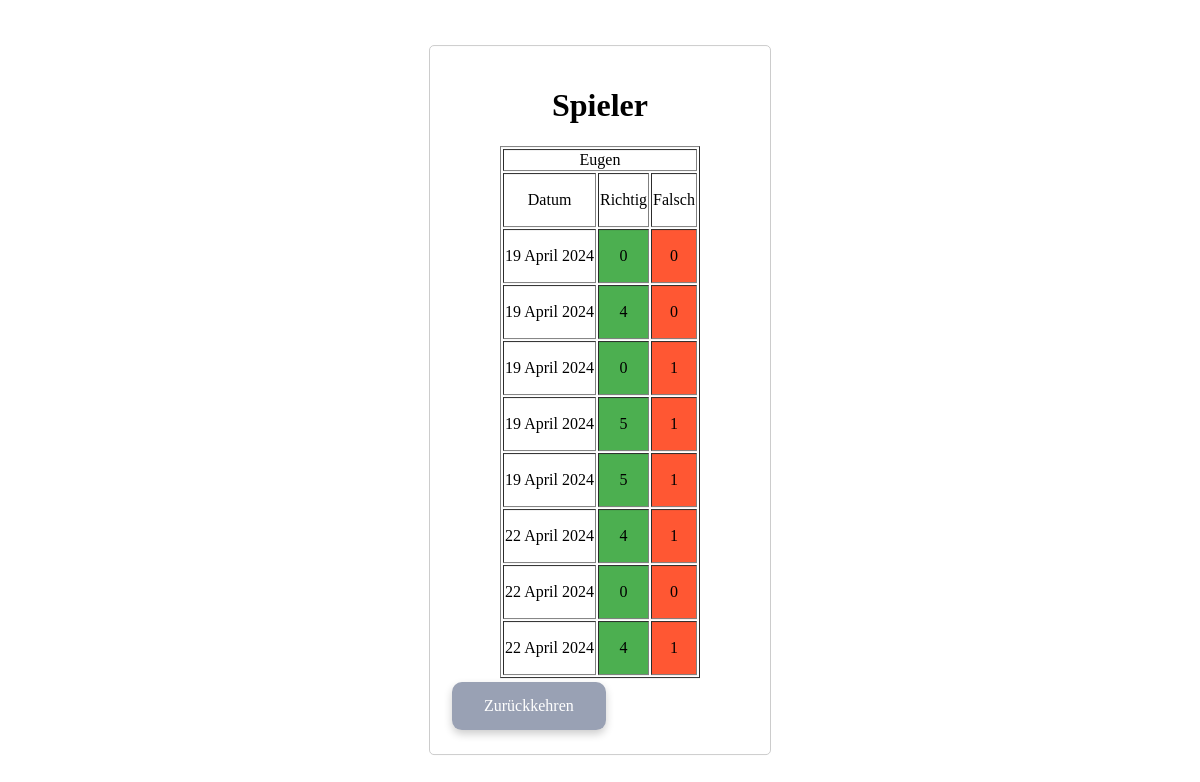
Screenshot of /spieler_anzeigen (signed in) with the database file from the repository.
### app.py (models this page shows)
class Users(db.Model):
    id = db.Column(db.Integer, primary_key=True)
    name = db.Column(db.String(50), unique=True)
    psw = db.Column(db.String(500), nullable=False)

class Games(db.Model):
    id = db.Column(db.Integer, primary_key=True)
    richtig = db.Column(db.Integer, default=0)
    falsch = db.Column(db.Integer, default=0)
    date = db.Column(db.DateTime, default=datetime.utcnow)
    sitting_id = db.Column(db.Integer, db.ForeignKey('sittings.id'))
    user_id = db.Column(db.Integer, db.ForeignKey('users.id'))

### app.py (the view)
@app.route("/spieler_anzeigen", methods=["POST", "GET"])
def spieler_anzeigen():
    u = Users.query.get(session['User'])
    games = Games.query.filter_by(user_id=u.id).all()
    return render_template('spieler_anzeigen.html', spieler=u, games=games, title="Spieler")

### templates/spieler_anzeigen.html (shortened to what this page needs)
{% extends 'base.html' %}
{% block content %}
    <table border="1" align="center">
        <tr align="center">
            <td colspan="3">{{ spieler.name }}</td>
        </tr>
        <tr align="center">
            <td>
                <p>Datum</p>
            </td>
            <td>
                <p>Richtig</p>
            </td>
            <td>
                <p>Falsch</p>
            </td>
        </tr>
        {% for g in games %}
        <tr align="center">
            <td>
                <p>{{ g.date.strftime("%d %B %Y") }}</p>
            </td>
                <td style="background-color: #4CAF50;">
                    <p>{{ g.richtig }}</p>
                </td>
                <td style="background-color: #FF5733;">
                    <p>{{ g.falsch }}</p>
            </td>
        </tr>
        {% endfor %}
    </table>
    <a class="button" href="{{ url_for('index') }}">Zurückkehren</a>
{% endblock %}

### templates/base.html (shortened to what this page needs)
<!DOCTYPE html>
<html>
    <head>
        <link type="text/css" href="{{ url_for('.static', filename='css/styles.css')}}" rel="stylesheet" />
    </head>
    <body>
        <div class="centered-container">
        <div class="centered-box">
        <h1> {{title}} </h1>
        {% block content %}
        {% endblock %}
        </div>
    </div>
    </body>
</html>

### static/css/styles.css (style rules this page uses)
.centered-box { width: 300px; margin: 0 auto; padding: 20px; border: 1px solid #ccc; border-radius: 5px; }
.centered-container { position: absolute; top: 50%; left: 50%; transform: translate(-50%, -50%); }
h1 { text-align: center; }
.button { background-color: #99a1b4; border: none; color: white; padding: 15px 32px; text-align: center; text-decoration: none; display: inline-block; font-size: 16px; margin: 4px 2px; display: inline-block; cursor: pointer; border-radius: 10px; box-shadow: 0 4px 8px 0 rgba(0,0,0,0.2); transition: 0.3s; }

### rows the page displays
Users: name "Eugen"
Games: date "19 April 2024", richtig "0", falsch "0"
Games: date "19 April 2024", richtig "4", falsch "0"
Games: date "19 April 2024", richtig "0", falsch "1"
Games: date "19 April 2024", richtig "5", falsch "1"
Games: date "19 April 2024", richtig "5", falsch "1"
Games: date "22 April 2024", richtig "4", falsch "1"
Games: date "22 April 2024", richtig "0", falsch "0"
Games: date "22 April 2024", richtig "4", falsch "1"

### other values shown
{{ title }} "Spieler"
